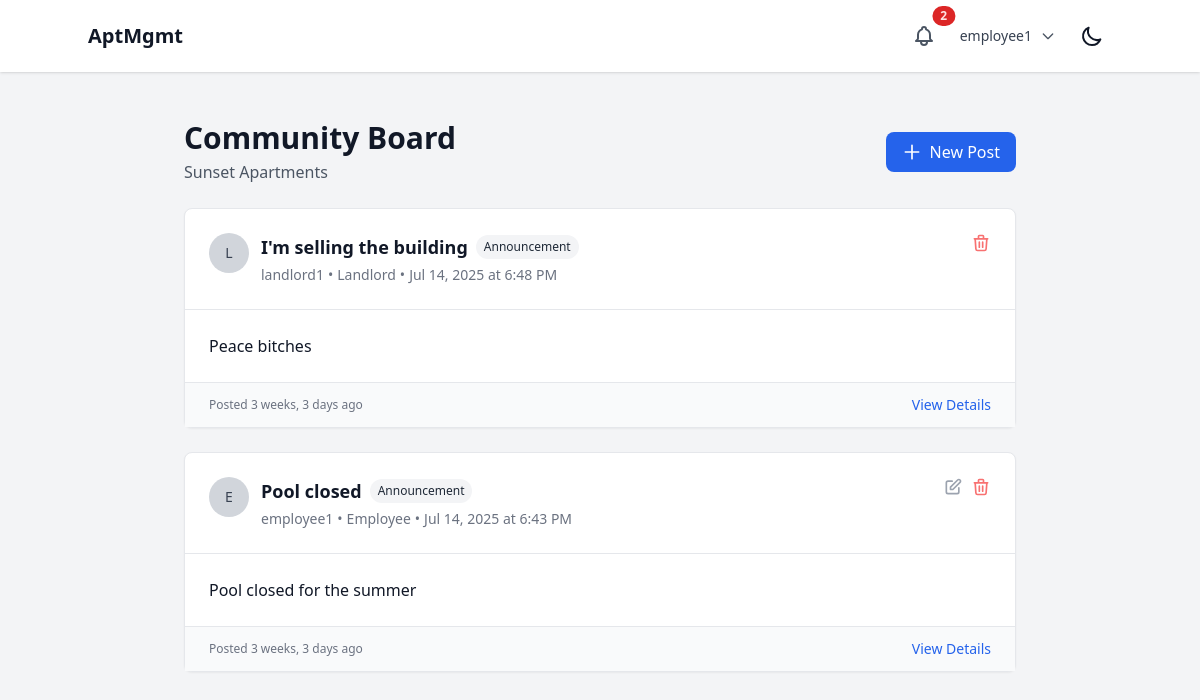
The app's page /messages/community/ (signed in) with its own data.
### users/models.py (models this page shows, shortened)
class User(AbstractUser):
    class Role(models.TextChoices):
        SUPERUSER = "SUPERUSER", "Superuser"
        LANDLORD = "LANDLORD", "Landlord"
        EMPLOYEE = "EMPLOYEE", "Employee"
        TENANT = "TENANT", "Tenant"
    role = models.CharField(max_length=50, choices=Role.choices)
    company = models.ForeignKey(Company, on_delete=models.CASCADE, related_name="users", null=True, blank=True)
    property = models.ForeignKey(Property, on_delete=models.SET_NULL, related_name="users", null=True, blank=True)
    apartment_unit = models.ForeignKey('properties.ApartmentUnit', on_delete=models.SET_NULL, null=True, blank=True, related_name="tenant")
    assigned_properties = models.ManyToManyField(
        Property,
        related_name="assigned_employees",
        blank=True,
        help_text="Properties this employee has access to (for employees only)"
    )
    phone_number = models.CharField(max_length=20, blank=True, null=True)
    emergency_contact_name = models.CharField(max_length=100, blank=True, null=True)
    emergency_contact_phone = models.CharField(max_length=20, blank=True, null=True)
    emergency_contact_relationship = models.CharField(max_length=50, blank=True, null=True)

### properties/models.py (models this page shows, shortened)
class Property(models.Model):
    company = models.ForeignKey(Company, on_delete=models.CASCADE, related_name="properties")
    name = models.CharField(max_length=255)
    address = models.TextField()
    created_at = models.DateTimeField(auto_now_add=True)
    updated_at = models.DateTimeField(auto_now=True)
    class Meta:
        verbose_name_plural = "Properties"

### communication/models.py (models this page shows, shortened)
class CommunityPost(models.Model):
    class PostType(models.TextChoices):
        ANNOUNCEMENT = "ANNOUNCEMENT", "Announcement"
        EVENT = "EVENT", "Event"
        NOTICE = "NOTICE", "Notice"
        GENERAL = "GENERAL", "General"
    class PostStatus(models.TextChoices):
        ACTIVE = "ACTIVE", "Active"
        ARCHIVED = "ARCHIVED", "Archived"
        HIDDEN = "HIDDEN", "Hidden"
    id = models.UUIDField(primary_key=True, default=uuid.uuid4, editable=False)
    property = models.ForeignKey(Property, on_delete=models.CASCADE, related_name="community_posts")
    author = models.ForeignKey(User, on_delete=models.CASCADE, related_name="community_posts")
    title = models.CharField(max_length=200)
    content = models.TextField()
    post_type = models.CharField(max_length=20, choices=PostType.choices, default=PostType.GENERAL)
    status = models.CharField(max_length=20, choices=PostStatus.choices, default=PostStatus.ACTIVE)
    is_pinned = models.BooleanField(default=False)
    created_at = models.DateTimeField(auto_now_add=True)
    updated_at = models.DateTimeField(auto_now=True)
    event_date = models.DateTimeField(null=True, blank=True)
    event_location = models.CharField(max_length=200, blank=True)
    class Meta:
        ordering = ['-is_pinned', '-created_at']
        indexes = [
            models.Index(fields=['property', 'status']),
            models.Index(fields=['created_at']),
        ]
    def can_be_edited_by(self, user):
        return self.author == user
    def can_be_moderated_by(self, user):
        if self.author == user:
            return True
        if user.role in [User.Role.LANDLORD, User.Role.EMPLOYEE]:
            if user.role == User.Role.LANDLORD and user.company == self.property.company:
                return True
            if user.role == User.Role.EMPLOYEE and user.property == self.property:
                return True
        return False

### communication/views.py (the view)
# urls.py: path('community/', views.community_board, name='community_board'),
@login_required
def community_board(request):
    user = request.user
    if user.role == User.Role.TENANT and user.property:
        posts = CommunityPost.objects.filter(
            property=user.property,
            status=CommunityPost.PostStatus.ACTIVE
        ).select_related('author', 'property').prefetch_related('attachments')
        property_filter = user.property
    elif user.role == User.Role.EMPLOYEE and user.property:
        posts = CommunityPost.objects.filter(
            property=user.property,
            status=CommunityPost.PostStatus.ACTIVE
        ).select_related('author', 'property').prefetch_related('attachments')
        property_filter = user.property
    elif user.role == User.Role.LANDLORD and user.company:
        posts = CommunityPost.objects.filter(
            property__company=user.company,
            status=CommunityPost.PostStatus.ACTIVE
        ).select_related('author', 'property').prefetch_related('attachments')
        property_filter = None  # Multiple properties
    else:
        posts = CommunityPost.objects.none()
        property_filter = None
    for post in posts:
        post.user_can_edit = post.can_be_edited_by(user)
        post.user_can_moderate = post.can_be_moderated_by(user)
    can_post = False
    if user.role in [User.Role.LANDLORD, User.Role.EMPLOYEE, User.Role.TENANT]:
        can_post = True
    context = {
        'posts': posts,
        'can_post': can_post,
        'property': property_filter,
    }
    return render(request, 'communication/community_board.html', context)

### core/context_processors.py (called while the page is built)
def notifications(request):
    if request.user.is_authenticated:
        unread_notifications = Notification.objects.filter(
            recipient=request.user,
            is_read=False
        ).order_by('-created_at')
        recent_unread_notifications = unread_notifications[:5]
        return {
            'unread_notifications_count': unread_notifications.count(),
            'recent_notifications': recent_unread_notifications,
            'has_unread_notifications': unread_notifications.exists(),
        }
    return {
        'unread_notifications_count': 0,
        'recent_notifications': [],
        'has_unread_notifications': False,
    }

### core/templates/communication/community_board.html (shortened to what this page needs)
{% extends 'base.html' %}
{% block content %}
<div class="max-w-4xl mx-auto px-4 sm:px-6 lg:px-8 py-8">
    <div class="flex justify-between items-center mb-6">
        <div>
            <h1 class="text-3xl font-bold text-gray-900 dark:text-white">Community Board</h1>
            {% if property %}
                <p class="text-gray-600 dark:text-gray-400 mt-1">{{ property.name }}</p>
            {% endif %}
        </div>
        {% if can_post %}
            <a href="{% url 'communication:create_community_post' %}"
               class="bg-blue-600 hover:bg-blue-700 text-white px-4 py-2 rounded-lg flex items-center gap-2 transition duration-200">
                <svg class="w-5 h-5" fill="none" stroke="currentColor" viewBox="0 0 24 24">
                    <path stroke-linecap="round" stroke-linejoin="round" stroke-width="2" d="M12 4v16m8-8H4"></path>
                </svg>
                New Post
            </a>
        {% endif %}
    </div>
    <div class="space-y-6">
        {% for post in posts %}
            <div class="bg-white dark:bg-gray-800 rounded-lg shadow-sm border border-gray-200 dark:border-gray-700 {% if post.is_pinned %}border-l-4 border-l-blue-500{% endif %}">
                <div class="p-6 border-b border-gray-200 dark:border-gray-700">
                    <div class="flex items-start justify-between">
                        <div class="flex items-start space-x-3">
                            <div class="flex-shrink-0">
                                <div class="w-10 h-10 bg-gray-300 dark:bg-gray-600 rounded-full flex items-center justify-center">
                                    <span class="text-sm font-medium text-gray-700 dark:text-gray-300">
                                        {{ post.author.first_name.0|default:post.author.username.0|upper }}
                                    </span>
                                </div>
                            </div>
                            <div class="flex-1 min-w-0">
                                <div class="flex items-center gap-2 mb-1">
                                    <h3 class="text-lg font-semibold text-gray-900 dark:text-white">
                                        {{ post.title }}
                                    </h3>
                                    <span class="bg-gray-100 text-gray-800 dark:bg-gray-700 dark:text-gray-200 text-xs px-2 py-1 rounded-full">
                                        {{ post.get_post_type_display }}
                                    </span>
                                </div>
                                <div class="flex items-center text-sm text-gray-500 dark:text-gray-400">
                                    <span>{{ post.author.get_full_name|default:post.author.username }}</span>
                                    <span class="mx-1">•</span>
                                    <span>{{ post.author.get_role_display }}</span>
                                    <span class="mx-1">•</span>
                                    <span>{{ post.created_at|date:"M d, Y" }} at {{ post.created_at|time:"g:i A" }}</span>
                                </div>
                            </div>
                        </div>
                        {% if post.user_can_edit or post.user_can_moderate %}
                            <div class="flex items-center space-x-2">
                                {% if post.user_can_edit %}
                                    <a href="{% url 'communication:edit_community_post' post_id=post.id %}"
                                       class="text-gray-400 hover:text-gray-600 dark:hover:text-gray-300">
                                        <svg class="w-5 h-5" fill="none" stroke="currentColor" viewBox="0 0 24 24">
                                            <path stroke-linecap="round" stroke-linejoin="round" stroke-width="2" d="M11 5H6a2 2 0 00-2 2v11a2 2 0 002 2h11a2 2 0 002-2v-5m-1.414-9.414a2 2 0 112.828 2.828L11.828 15H9v-2.828l8.586-8.586z"></path>
                                        </svg>
                                    </a>
                                {% endif %}
                                {% if post.user_can_moderate %}
                                    <a href="{% url 'communication:delete_community_post' post_id=post.id %}"
                                       class="text-red-400 hover:text-red-600">
                                        <svg class="w-5 h-5" fill="none" stroke="currentColor" viewBox="0 0 24 24">
                                            <path stroke-linecap="round" stroke-linejoin="round" stroke-width="2" d="M19 7l-.867 12.142A2 2 0 0116.138 21H7.862a2 2 0 01-1.995-1.858L5 7m5 4v6m4-6v6m1-10V4a1 1 0 00-1-1h-4a1 1 0 00-1 1v3M4 7h16"></path>
                                        </svg>
                                    </a>
                                {% endif %}
                            </div>
                        {% endif %}
                    </div>
                </div>
                <div class="p-6">
                    <div class="prose dark:prose-invert max-w-none">
                        {{ post.content|linebreaks }}
                    </div>
                </div>
                <div class="px-6 py-3 bg-gray-50 dark:bg-gray-700 border-t border-gray-200 dark:border-gray-600">
                    <div class="flex items-center justify-between">
                        <span class="text-xs text-gray-500 dark:text-gray-400">
                            {% if post.updated_at != post.created_at %}
                                Updated {{ post.updated_at|timesince }} ago
                            {% else %}
                                Posted {{ post.created_at|timesince }} ago
                            {% endif %}
                        </span>
                        <a href="{% url 'communication:community_post_detail' post_id=post.id %}"
                           class="text-sm text-blue-600 dark:text-blue-400 hover:underline">
                            View Details
                        </a>
                    </div>
                </div>
            </div>
        {% endfor %}
    </div>
</div>
{% endblock %}

### core/templates/base.html (shortened to what this page needs)
{% load static %}
<!DOCTYPE html>
<html lang="en" x-data="{ darkMode: localStorage.getItem('darkMode') === 'true' }" x-init="$watch('darkMode', val => localStorage.setItem('darkMode', val))" :class="{ 'dark': darkMode }">
<head>
    <script src="https://cdn.tailwindcss.com"></script>
</head>
<body class="bg-gray-100 dark:bg-gray-900 text-gray-900 dark:text-gray-100">
    <header class="p-4 bg-white dark:bg-gray-800 shadow">
        <div class="container mx-auto flex justify-between items-center">
            {% if user.is_authenticated %}
                <a href="{% url 'core:dashboard_redirect' %}" class="text-xl font-bold hover:text-gray-600 dark:hover:text-gray-300 transition-colors duration-200">AptMgmt</a>
            {% else %}
                <h1 class="text-xl font-bold">AptMgmt</h1>
            {% endif %}
            <div class="flex items-center space-x-4">
                {% if user.is_authenticated %}
                    <div class="relative" x-data="{ open: false }">
                        <button @click="open = !open" class="relative p-2 text-gray-600 dark:text-gray-300 hover:text-gray-900 dark:hover:text-white focus:outline-none focus:ring-2 focus:ring-offset-2 focus:ring-blue-500">
                            {% if has_unread_notifications %}
                            <span class="absolute top-0 right-0 inline-flex items-center justify-center px-2 py-1 text-xs font-bold leading-none text-red-100 transform translate-x-1/2 -translate-y-1/2 bg-red-600 rounded-full">{{ unread_notifications_count }}</span>
                            {% endif %}
                        </button>
                    </div>
                    <div class="relative" x-data="{ open: false }">
                        <button @click="open = !open" class="flex items-center space-x-2 text-sm rounded-full focus:outline-none focus:ring-2 focus:ring-offset-2 focus:ring-blue-500">
                            <span class="text-gray-700 dark:text-gray-300">{{ user.username }}</span>
                            <svg class="w-4 h-4 text-gray-600 dark:text-gray-300" fill="none" stroke="currentColor" viewBox="0 0 24 24">
                                <path stroke-linecap="round" stroke-linejoin="round" stroke-width="2" d="M19 9l-7 7-7-7"></path>
                            </svg>
                        </button>
                    </div>
                {% endif %}
                <button @click="darkMode = !darkMode" class="p-2 rounded-md focus:outline-none focus:ring-2 focus:ring-offset-2 focus:ring-offset-gray-800 focus:ring-white">
                    <svg x-show="!darkMode" class="w-6 h-6" fill="none" stroke="currentColor" viewBox="0 0 24 24" xmlns="http://www.w3.org/2000/svg"><path stroke-linecap="round" stroke-linejoin="round" stroke-width="2" d="M20.354 15.354A9 9 0 018.646 3.646 9.003 9.003 0 0012 21a9.003 9.003 0 008.354-5.646z"></path></svg>
                </button>
            </div>
        </div>
    </header>
    <main class="p-4" id="content">
        {% block content %}{% endblock %}
    </main>
</body>
</html>

### records on screen
User: username "employee1"
Property: name "Sunset Apartments"
CommunityPost: author.first_name.0 "L", title "I'm selling the building", post_type "Announcement", author.get_full_name "landlord1", author.role "Landlord", created_at "Jul 14, 2025", created_at "6:48 PM", content "Peace bitches", created_at "3 weeks, 3 days"
CommunityPost: author.first_name.0 "E", title "Pool closed", post_type "Announcement", author.get_full_name "employee1", author.role "Employee", created_at "Jul 14, 2025", created_at "6:43 PM", content "Pool closed for the summer", created_at "3 weeks, 3 days"

### other values on screen
{{ unread_notifications_count }} "2"
